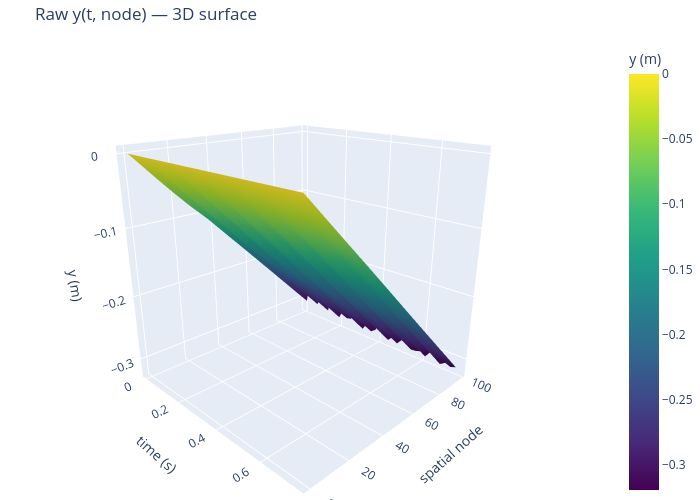

Here is the notebook cell this chart was saved with:
### Markdown cell above
## Step 3d — 3D surface: raw y(t, node)

Raw vertical position before GP smoothing.

### Code cell
import plotly.graph_objects as go

# _yr, t_plot, node_plot are defined in the surf-raw-x cell above.
# Re-define node_plot/t_plot here in case this cell is run independently.
t_plot    = t_raw[::4]
node_plot = np.arange(0, N_VIDEO_PTS, 2)
Y_surf_raw = _yr[::4, :][:, node_plot]

# ── Plotly 3D surface (rotatable) ─────────────────────────────────────────
fig3d = go.Figure(go.Surface(
    x=t_plot, y=node_plot, z=Y_surf_raw.T,
    colorscale='viridis', colorbar=dict(title='y (m)'),
))
fig3d.update_layout(
    title='Raw y(t, node) — 3D surface',
    scene=dict(
        xaxis_title='time (s)',
        yaxis_title='spatial node',
        zaxis_title='y (m)',
        camera=dict(eye=dict(x=1.5, y=-1.5, z=0.8))
    ),
    width=700, height=500, margin=dict(l=0, r=0, t=40, b=0)
)
fig3d.show()

# ── Matplotlib heatmap (inline, resizable) ────────────────────────────────
fig2d, ax = plt.subplots(figsize=(8, 4), dpi=100)
im = ax.imshow(Y_surf_raw.T, aspect='auto', origin='lower',
               extent=[t_plot[0], t_plot[-1], node_plot[0], node_plot[-1]],
               cmap='viridis')
fig2d.colorbar(im, ax=ax, label='y (m)')
ax.set_xlabel('time (s)')
ax.set_ylabel('spatial node')
ax.set_title('Raw y(t, node) — heatmap')
plt.tight_layout()
plt.show()

### Figure 1 — Plotly figure (JSON) as saved in the notebook; plotly's stock layout.template omitted (floating-point values rounded to 4 significant figures; data arrays with more than 128 entries replaced by an {"elided": "..."} marker saying what was removed)
{"data": [{"colorbar": {"title": {"text": "y (m)"}}, "colorscale": [[0, "#440154"], [0.1111, "#482878"], [0.2222, "#3e4989"], [0.3333, "#31688e"], [0.4444, "#26828e"], [0.5556, "#1f9e89"], [0.6667, "#35b779"], [0.7778, "#6ece58"], [0.8889, "#b5de2b"], [1, "#fde725"]], "type": "surface", "x": [0.0, 0.02062, 0.04124, 0.06186, 0.08247, 0.1031, 0.1237, 0.1443, 0.1649, 0.1856, 0.2062, 0.2268, 0.2474, 0.268, 0.2887, 0.3093, 0.3299, 0.3505, 0.3711, 0.3918, 0.4124, 0.433, 0.4536, 0.4742, 0.4948, 0.5155, 0.5361, 0.5567, 0.5773, 0.5979, 0.6186, 0.6392, 0.6598, 0.6804, 0.701, 0.7216, 0.7423], "y": [0, 2, 4, 6, 8, 10, 12, 14, 16, 18, 20, 22, 24, 26, 28, 30, 32, 34, 36, 38, 40, 42, 44, 46, 48, 50, 52, 54, 56, 58, 60, 62, 64, 66, 68, 70, 72, 74, 76, 78, 80, 82, 84, 86, 88, 90, 92, 94, 96, 98], "z": {"elided": "50x37 float values"}}], "layout": {"height": 500, "margin": {"b": 0, "l": 0, "r": 0, "t": 40}, "scene": {"camera": {"eye": {"x": 1.5, "y": -1.5, "z": 0.8}}, "xaxis": {"title": {"text": "time (s)"}}, "yaxis": {"title": {"text": "spatial node"}}, "zaxis": {"title": {"text": "y (m)"}}}, "title": {"text": "Raw y(t, node) — 3D surface"}, "width": 700}}
